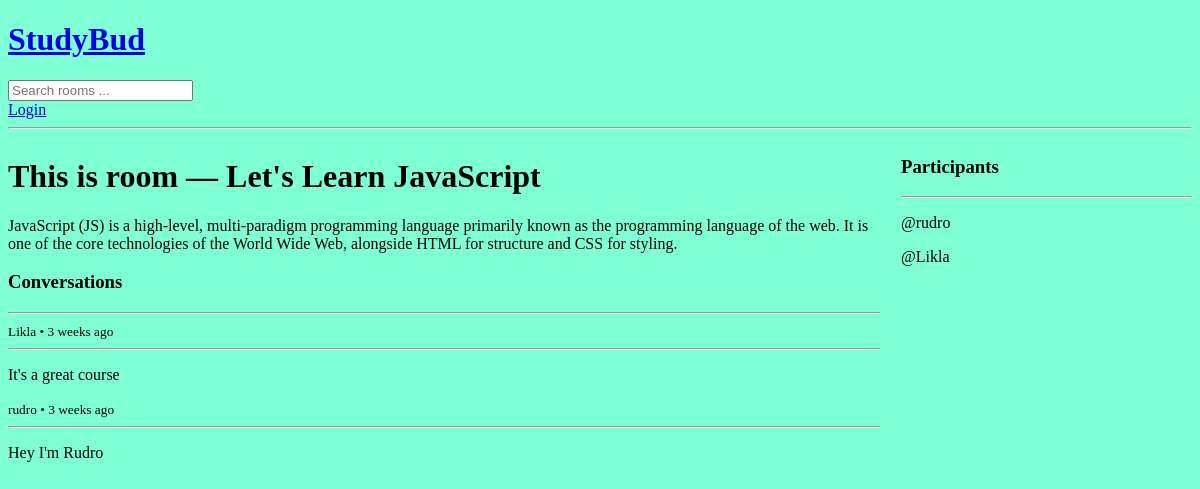
The page /room/1 on the database as committed earlier.
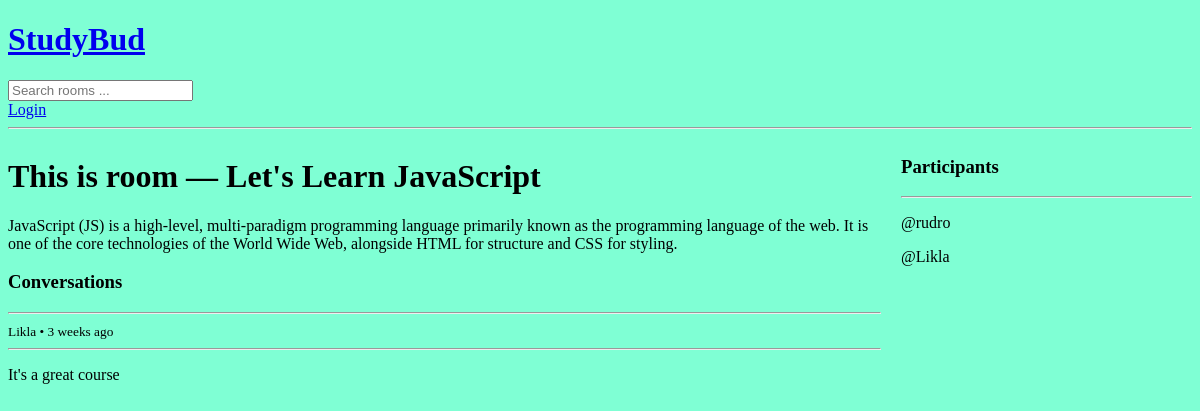
The same page on the database as committed later.
### base/models.py (models this page shows, shortened)
class Message(models.Model):
    user = models.ForeignKey(User, on_delete=models.CASCADE)
    room = models.ForeignKey(Room, on_delete=models.CASCADE)
    body = models.TextField()
    updated = models.DateTimeField(auto_now=True)
    created = models.DateTimeField(auto_now_add=True)
    class Meta:
        ordering = ['-updated', '-created']

### base/views.py (the view, shortened to what this page needs)
# urls.py: path('room/<str:pk>', views.room, name='room'),
def room(request,pk):
     room = Room.objects.get(id=pk)
     room_messages = room.message_set.all()
     participants = room.participants.all()
     context = {'room': room, 'room_messages': room_messages, 'participants': participants}
     return render(request, 'base/room.html',context)

### base/templates/base/room.html (shortened to what this page needs)
{% extends "main.html" %} {% block content %}
<div class="room-container">
  <div>
    <h1>This is room — {{ room.name }}</h1>
    <p>{{ room.description }}</p>
    <div class="comment-wrapper">
      <h3>Conversations</h3>
      <hr />
      {% for room_message in room_messages %}
      <div>
        <small
          >{{ room_message.user }} • {{ room_message.created|timesince }}
          ago</small
        >
        <hr />
        <p>{{ room_message.body }}</p>
      </div>
      {% endfor %}
    </div>
  </div>
  <div>
    <h3>Participants</h3>
    <hr />
    {% for user in participants %}
    <div>
      <p>@{{ user.username }}</p>
    </div>
    {% endfor %}
  </div>
</div>
{% endblock content %}

Rows that differ between the two databases and show on the page:
removed Message: user "rudro", created "3 weeks", body "Hey I'm Rudro"
